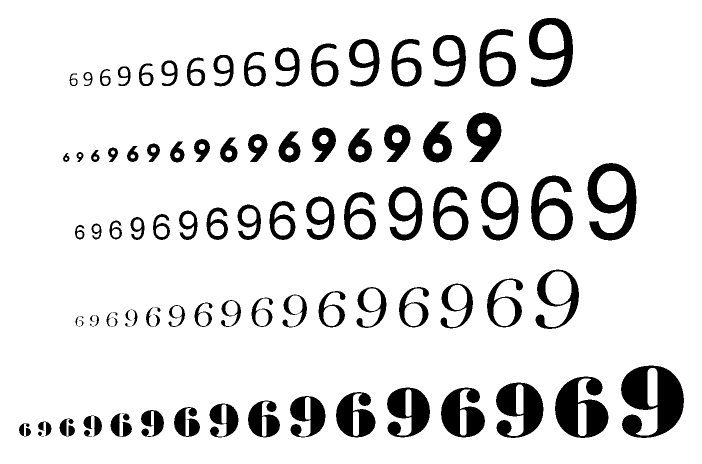
%> input picture test96.bmp, 1404 x 927 px (shown at 1/2 size)
$ octave factor69.m   (GNU Octave 9; MATLAB toolbox functions it lacks are replaced by stand-ins)
%> lines starting %> are read from the running program, lines starting %| are printed output that depends on the picture; in (x1, y1, x2, y2) boxes, pixels count from 0 and x2, y2 are one past the last pixel; in counts of white or black regions, pixels touching at a corner belong together; the program's own positions count from 1
I=imread('test96.bmp');
%> I: size 927x1404 logical; 88.2% white; 101 black regions (10 under 20 px), largest, box (x1, y1, x2, y2) and area: (1242, 731, 1368, 876) 11088, (1110, 753, 1217, 876) 8033, (1175, 326, 1273, 481) 6710

figure, imshow(I);

bw2=bwperim(~I);    %Detectar Perimetro
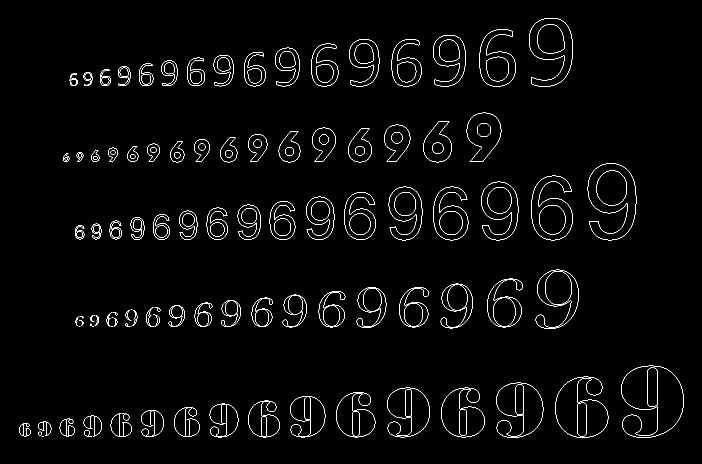
%> bw2: size 927x1404 logical (shown at 1/2 size); 1.9% white in thin lines or dots, all inside (x1, y1, x2, y2) = (38, 36, 1368, 876)

bw3=imfill(bw2,'holes');%Rellenar contenido de Perimetro
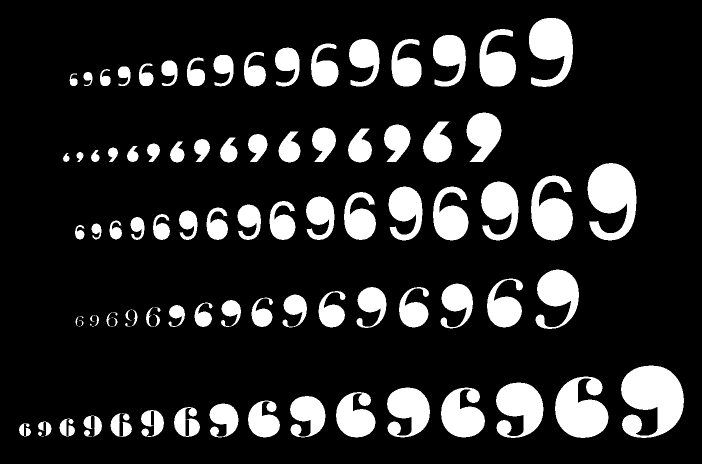
%> bw3: size 927x1404 logical (shown at 1/2 size); 15.8% white; 101 white regions (10 under 20 px), largest, box (x1, y1, x2, y2) and area: (1242, 731, 1368, 876) 12565, (1175, 326, 1273, 481) 9978, (1110, 753, 1217, 876) 9115

bw2=bwperim(bw3);    %Detectar Perimetro
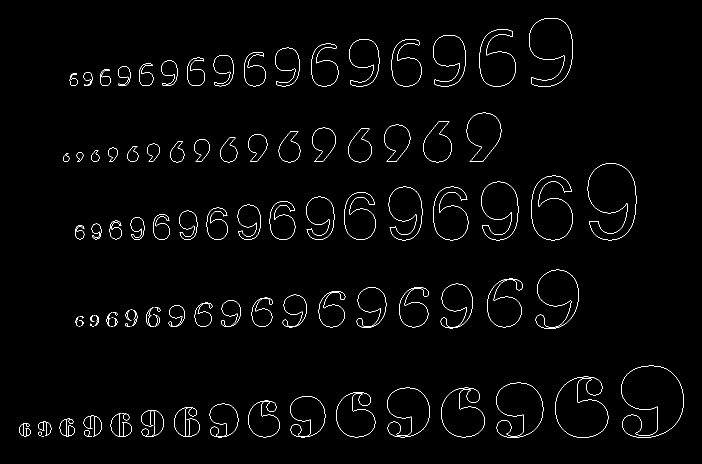
%> bw2: size 927x1404 logical (shown at 1/2 size); 1.5% white in thin lines or dots, all inside (x1, y1, x2, y2) = (38, 36, 1368, 876)
bw3=imfill(bw2,'holes');

bw4= imdilate(bw3,ones(3,3));
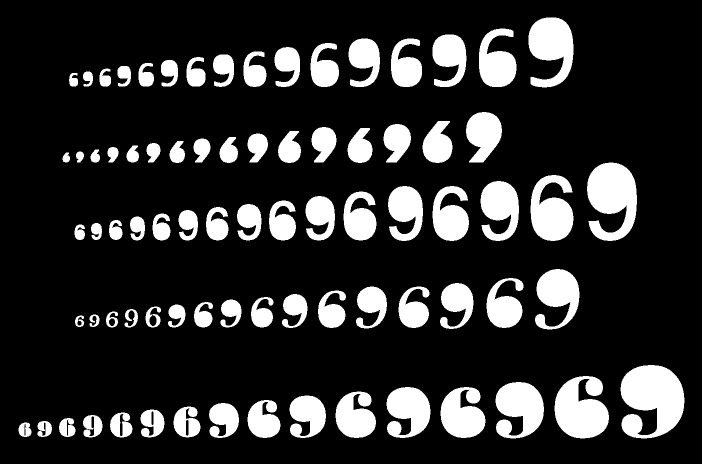
%> bw4: size 927x1404 logical (shown at 1/2 size); 17.8% white; 80 white regions, largest, box (x1, y1, x2, y2) and area: (1241, 730, 1369, 877) 13373, (1174, 325, 1274, 482) 10726, (1109, 752, 1218, 877) 9777
bw4= imdilate(bw4,ones(5,5));
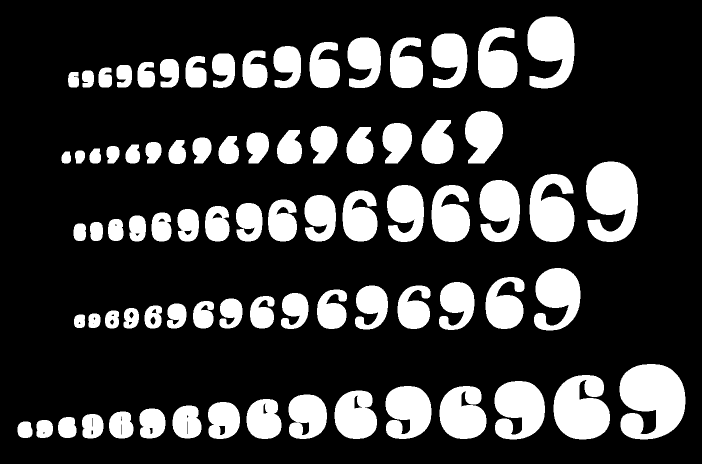
%> bw4: size 927x1404 logical (shown at 1/2 size); 21.9% white; 80 white regions, largest, box (x1, y1, x2, y2) and area: (1239, 728, 1371, 879) 14993, (1172, 323, 1276, 484) 12229, (1107, 750, 1220, 879) 11105


[L,n] = bwlabel(bw4,4);
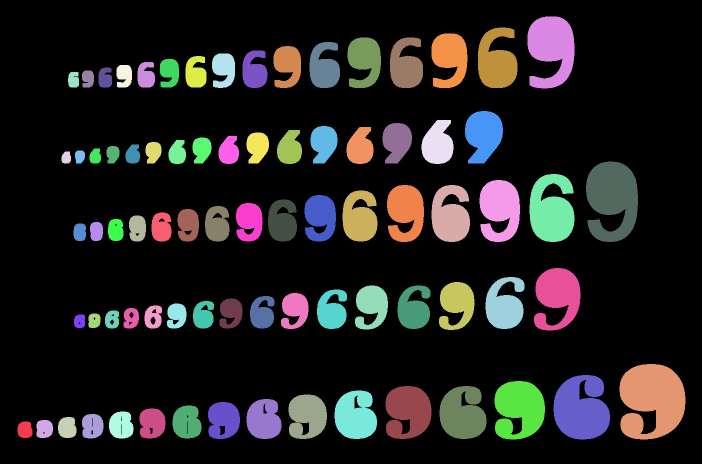
%> L: size 927x1404 double (shown at 1/2 size); 81 distinct labels, from 0 to 80; one colour per label, 0 black
%> n = 80

s=regionprops(L,'FilledImage');                    		%Calculate region properties
%> s = 80 items
for i=1:n                                            		%object뭩 area and perimeter
%> (the run ends here)

$ run again, with 123.bmp copied over test96.bmp
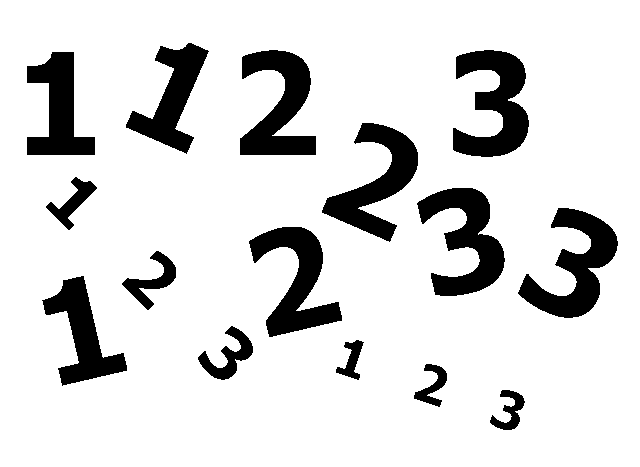
%> input picture 123.bmp, 640 x 467 px
%> I: size 467x640 logical; 85.8% white; 15 black regions, largest, box (x1, y1, x2, y2) and area: (453, 50, 529, 157) 4592, (518, 208, 618, 318) 4591, (417, 188, 505, 296) 4552
%> `bw2=bwperim(~I);`:
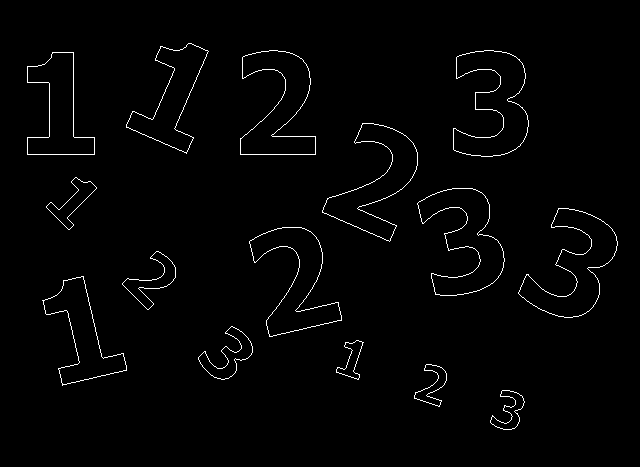
%> bw2: size 467x640 logical; 1.5% white in thin lines or dots, all inside (x1, y1, x2, y2) = (27, 43, 618, 430)
%> `[L,n] = bwlabel(bw4,4);`:
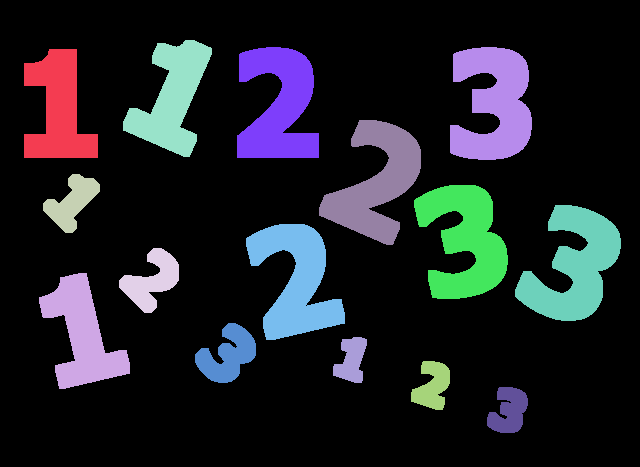
%> L: size 467x640 double; 16 distinct labels, from 0 to 15; one colour per label, 0 black
%> n = 15
%> s = 15 items

$ run again, with flechas.bmp copied over test96.bmp
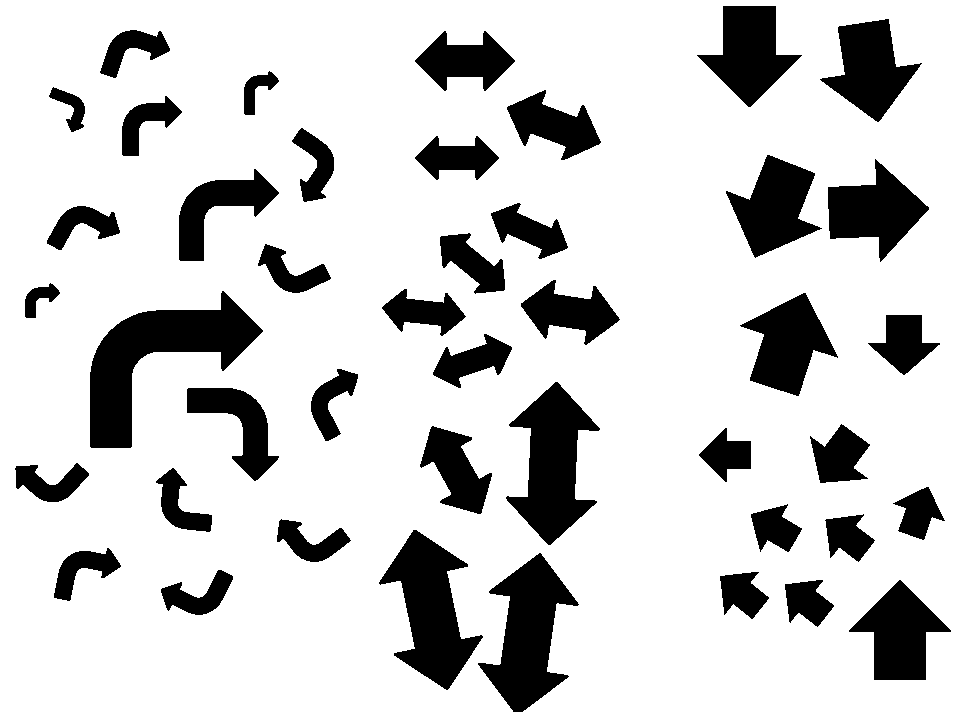
%> input picture flechas.bmp, 980 x 712 px
%> I: size 712x980 logical; 81.8% white; 43 black regions, largest, box (x1, y1, x2, y2) and area: (90, 291, 263, 448) 10424, (506, 382, 600, 545) 7822, (379, 530, 483, 690) 7811
%> `bw2=bwperim(~I);`:
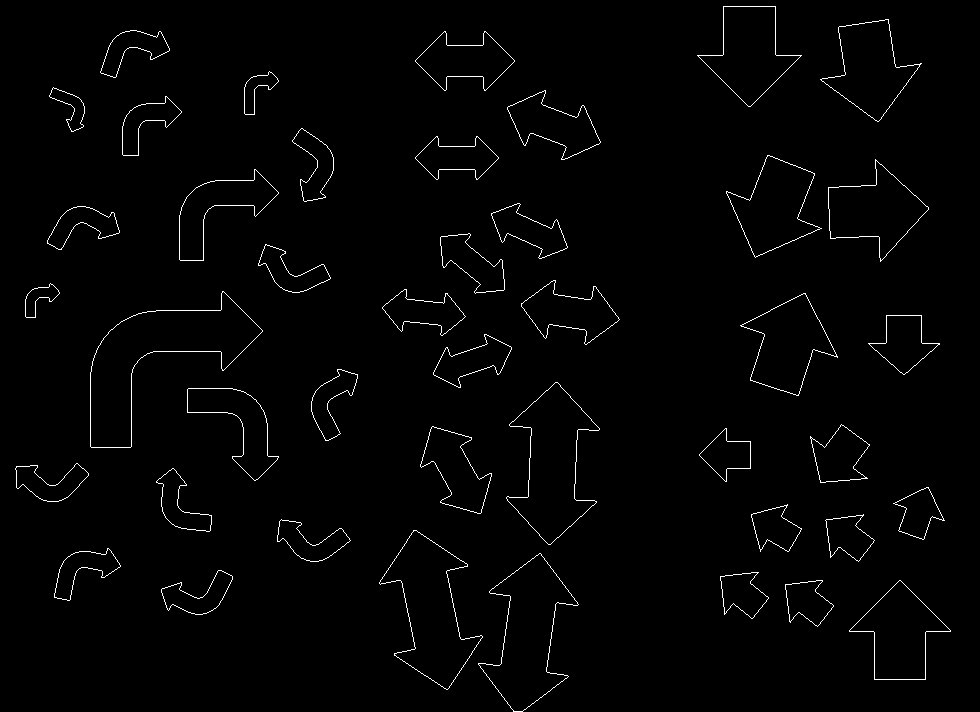
%> bw2: size 712x980 logical; 1.5% white in thin lines or dots
%> `[L,n] = bwlabel(bw4,4);`:
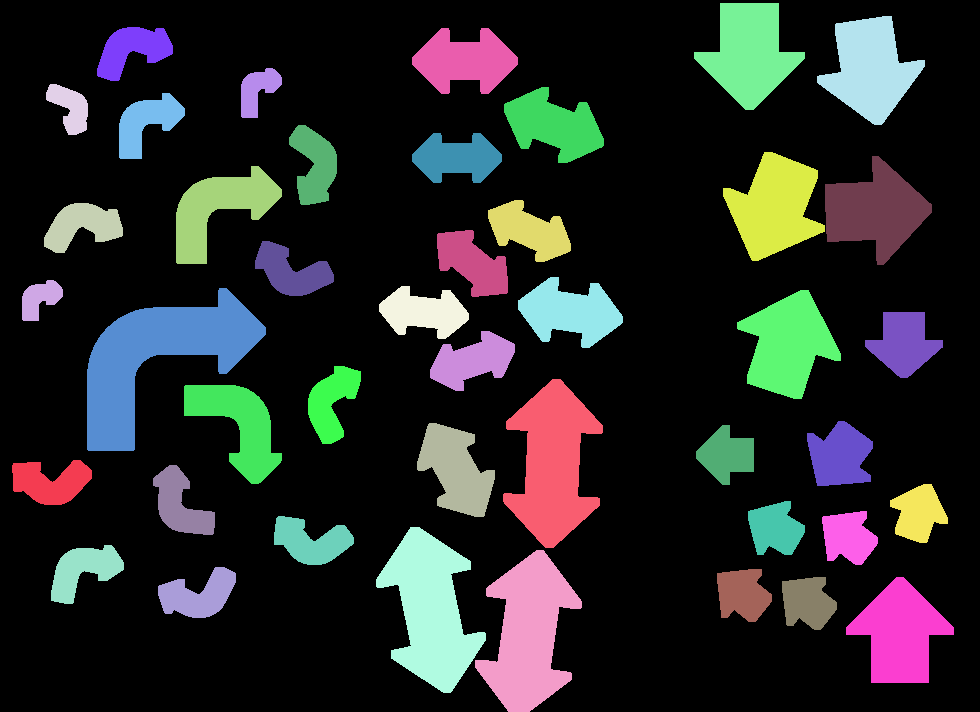
%> L: size 712x980 double; 44 distinct labels, from 0 to 43; one colour per label, 0 black
%> n = 43
%> s = 43 items

$ run again, with flechastest.bmp copied over test96.bmp
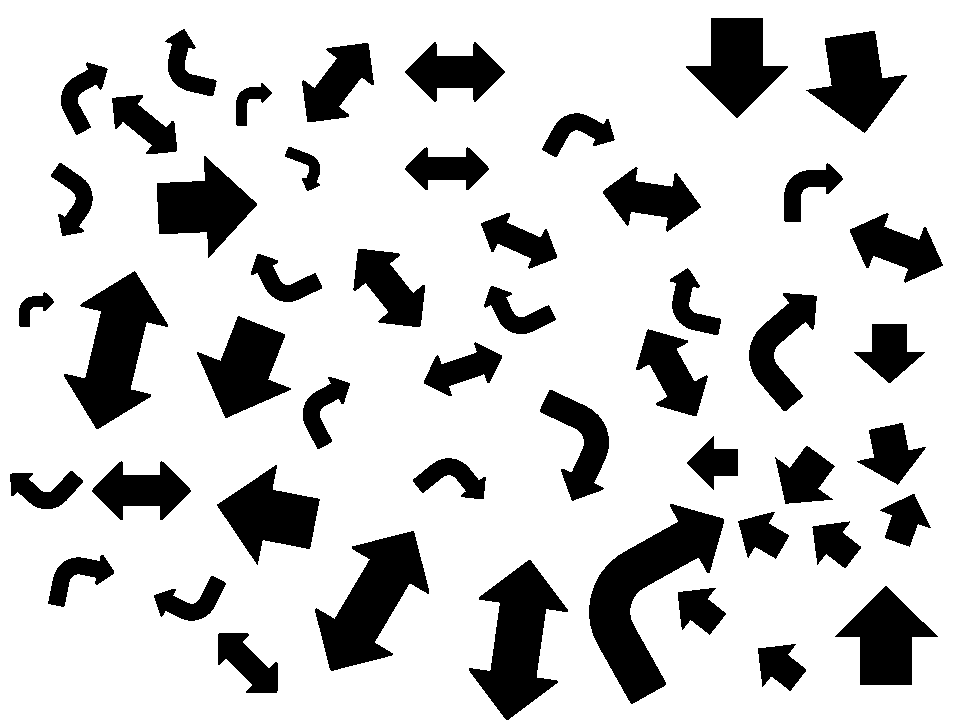
%> input picture flechastest.bmp, 967 x 725 px
%> I: size 725x967 logical; 80.1% white; 49 black regions, largest, box (x1, y1, x2, y2) and area: (589, 504, 724, 704) 10192, (315, 531, 429, 671) 7668, (64, 271, 168, 429) 7667
%> `bw2=bwperim(~I);`:
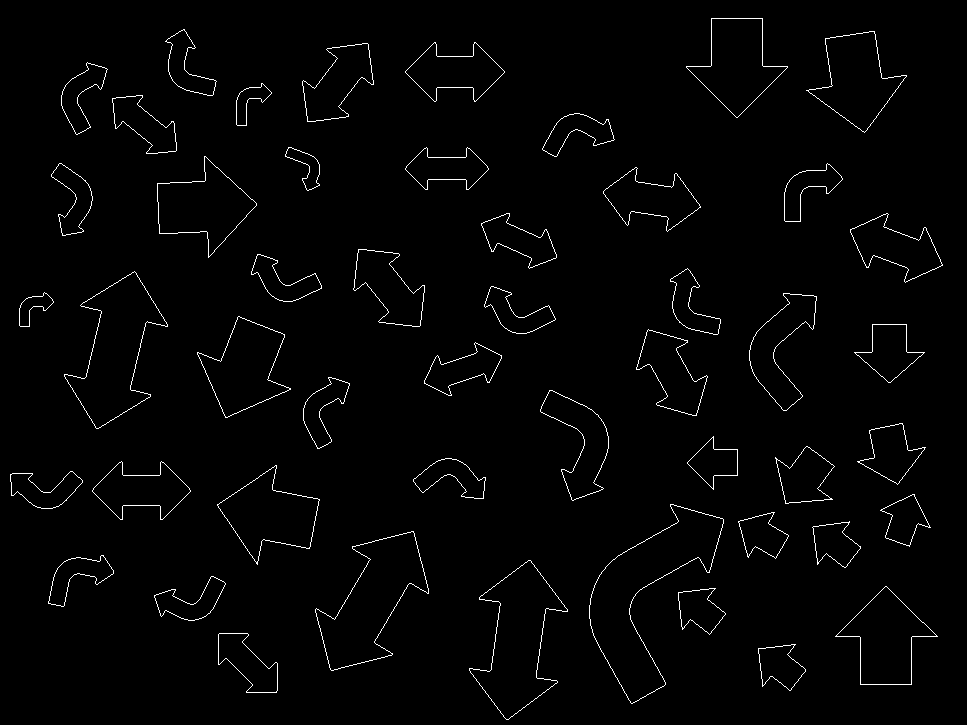
%> bw2: size 725x967 logical; 1.6% white in thin lines or dots
%> `[L,n] = bwlabel(bw4,4);`:
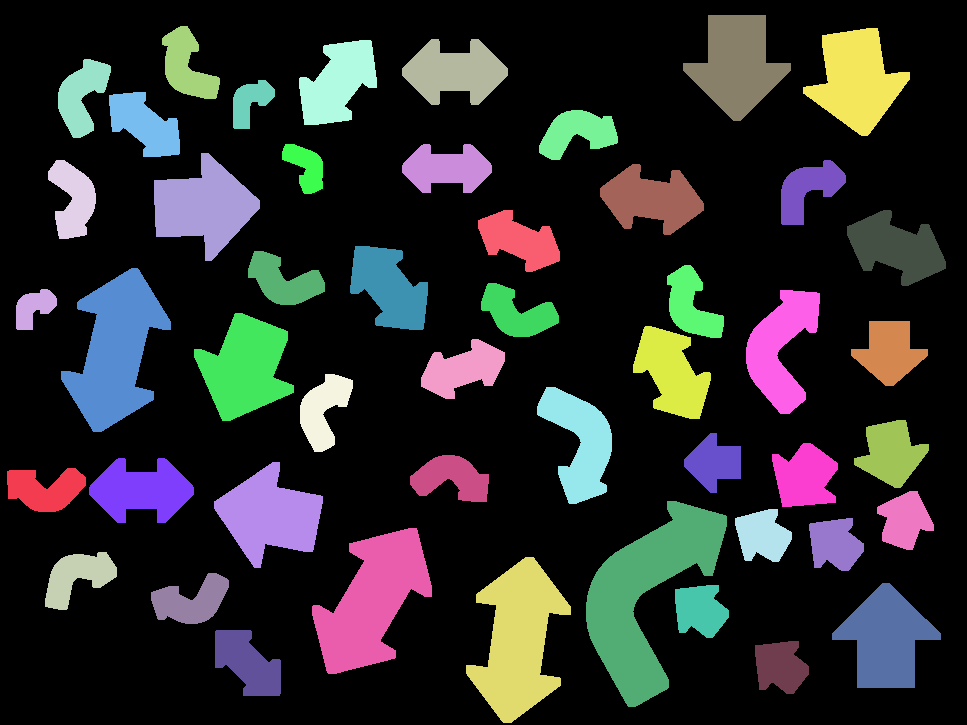
%> L: size 725x967 double; 50 distinct labels, from 0 to 49; one colour per label, 0 black
%> n = 49
%> s = 49 items
